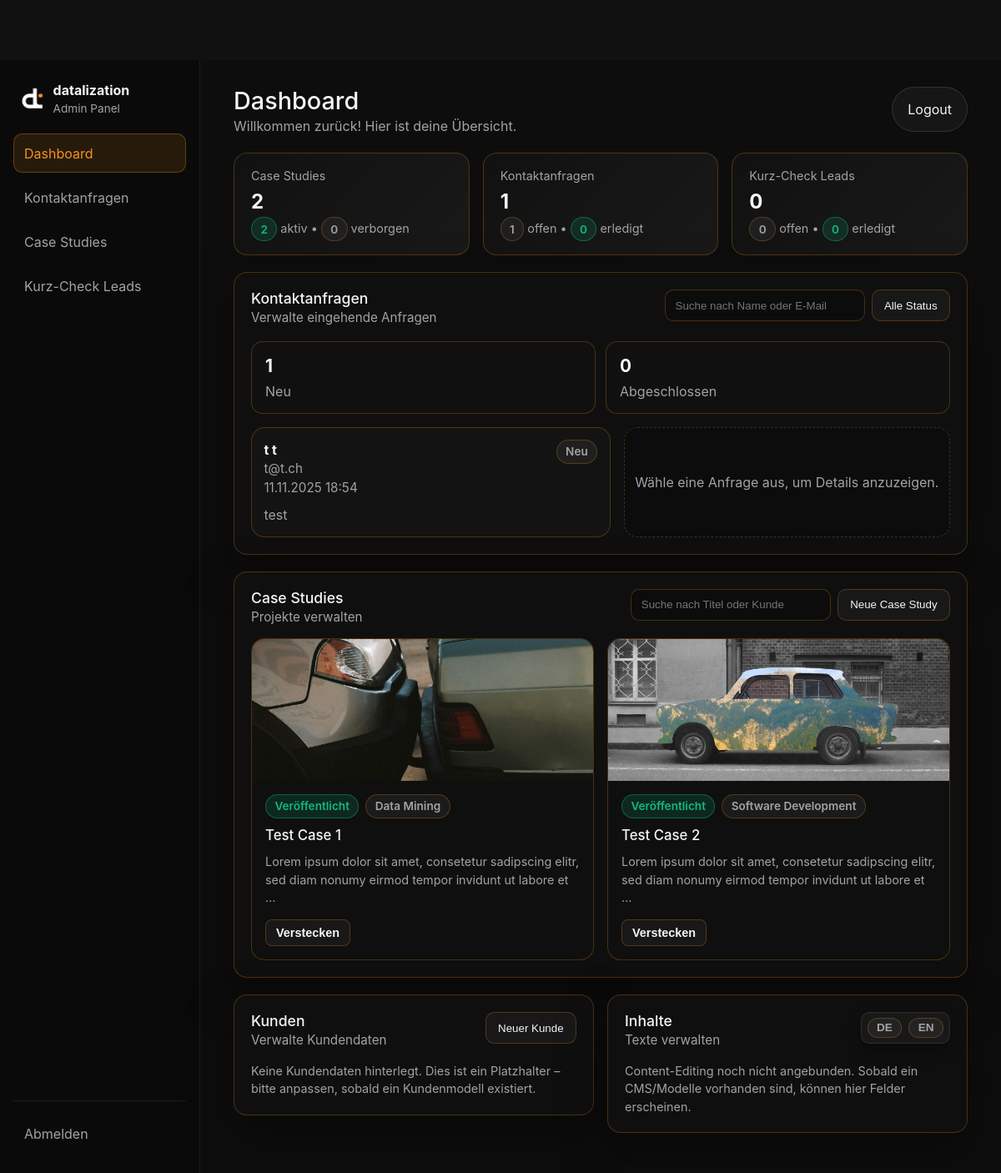
The app's page /de/custom-admin/ (signed in), older data.
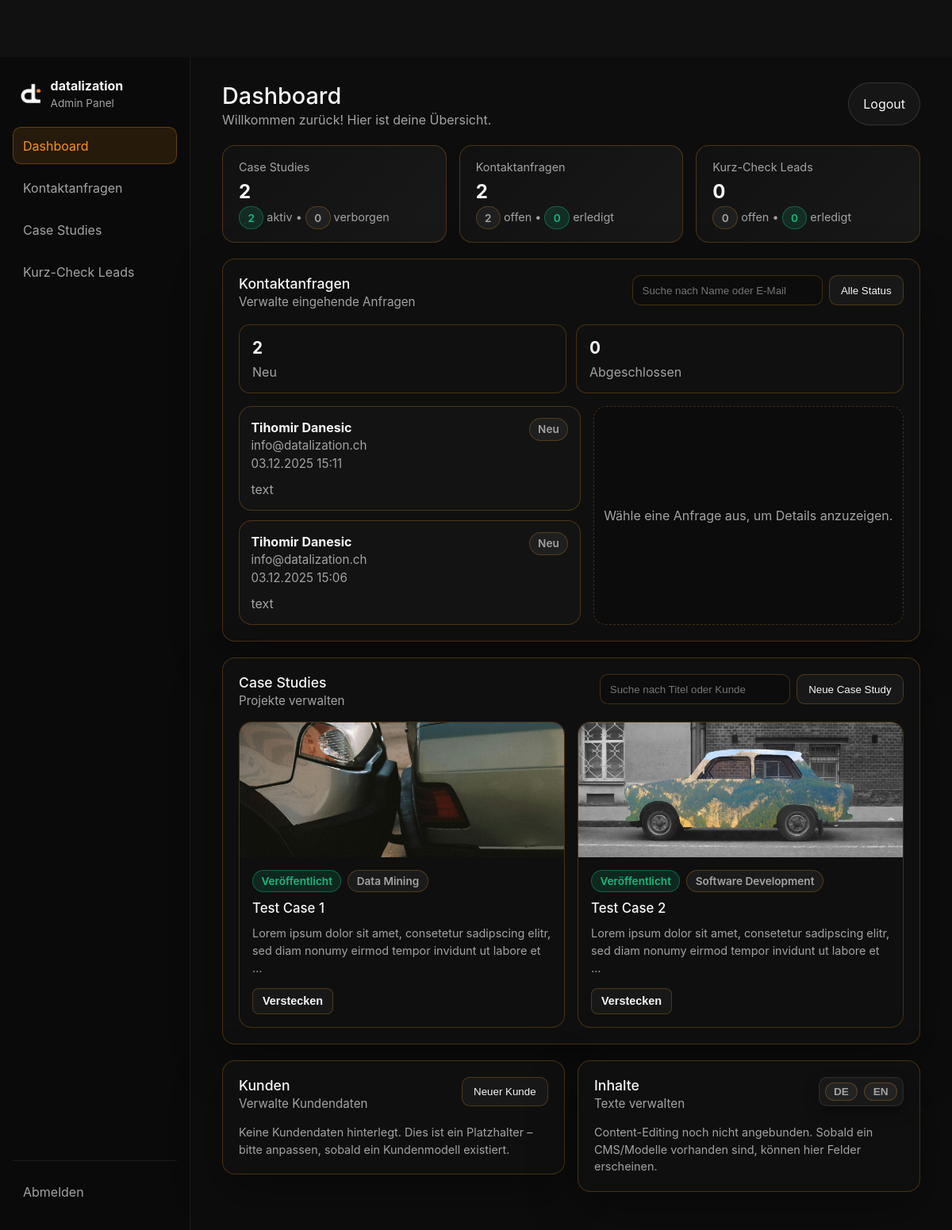
The same page, newer data.
### web/models.py (models this page shows, shortened)
class ContactMessage(models.Model):
    created = models.DateTimeField(auto_now_add=True)
    first_name = models.CharField(_("First name"), max_length=80)
    last_name = models.CharField(_("Last name"), max_length=80)
    company = models.CharField(_("Company"), max_length=150, blank=True, null=True)
    email = models.EmailField(_("Email"))
    phone = models.CharField(_("Phone"), max_length=50, blank=True, null=True)
    message = models.TextField(_("Message"))
    language = models.CharField(_("Language"), max_length=5, default="de")
    handled = models.BooleanField(_("Processed"), default=False)
    class Meta:
        ordering = ["-created"]
        verbose_name = _("Contact message")
        verbose_name_plural = _("Contact messages")

class CaseStudy(models.Model):
    title       = models.CharField(max_length=160)
    category    = models.CharField(max_length=80, blank=True)
    slug        = models.SlugField(unique=True, blank=True)
    summary     = models.TextField(blank=True)
    client_brief   = models.TextField(_("Client"), blank=True,
        help_text=_("Kurzbeschreibung des Kunden (keine Namen)."))
    problem_brief  = models.TextField(_("Problem"), blank=True,
        help_text=_("Welches Problem/Engpass bestand?"))
    result_points  = models.TextField(_("Result (Bullet points)"), blank=True,
        help_text=_("Eine Aufzählung, je Zeile ein Punkt."))
    preview_animation = models.FileField(upload_to="cases/previews/", blank=True, null=True)
    image       = models.ImageField(upload_to="cases/", blank=True, null=True)
    date        = models.DateField()
    published   = models.BooleanField(
        _("Aktiv"),
        default=True,
        help_text=_("Steuert, ob diese Case Study auf der Website angezeigt wird."),
    )
    kpis        = models.JSONField(blank=True, null=True)
    tech_stack  = models.CharField(max_length=255, blank=True)
    @property
    def safe_image_url(self):
        if not self.image or not getattr(self.image, "name", ""):
            return ""
        try:
            if not self.image.storage.exists(self.image.name):
                return ""
            return self.image.url
        except Exception:
            return ""
    class Meta:
        ordering = ["-date"]

### web/views.py (the view, shortened to what this page needs)
# urls.py: path("custom-admin/", views.custom_admin, name="custom_admin"),
def custom_admin(request):
    admin_password = getattr(settings, "ADMIN_PASSWORD", None)
    if request.GET.get("logout"):
        request.session.pop("custom_admin", None)
        return redirect("web:custom_admin")
    if not _admin_authorized(request):
        return render(request, "custom_admin_login.html")
    cases_qs = CaseStudy.objects.all().order_by("-date")
    contacts_qs = ContactMessage.objects.all().order_by("-created")
    starts_qs = StartRequest.objects.all().order_by("-created")
    contacts_open = contacts_qs.filter(handled=False).count()
    contacts_done = contacts_qs.filter(handled=True).count()
    starts_open = starts_qs.filter(handled=False).count()
    starts_done = starts_qs.filter(handled=True).count()
    cases_published = cases_qs.filter(published=True).count()
    cases_hidden = cases_qs.filter(published=False).count()
    cases = cases_qs
    contacts = contacts_qs[:50]
    starts = starts_qs[:50]
    return render(request, "custom_admin.html", {
        "cases": cases,
        "contacts": contacts,
        "starts": starts,
        "contacts_open": contacts_open,
        "contacts_done": contacts_done,
        "starts_open": starts_open,
        "starts_done": starts_done,
        "cases_published": cases_published,
        "cases_hidden": cases_hidden,
    })

### web/views.py (called while the page is built)
def _admin_authorized(request):
    return request.session.get("custom_admin") is True

### web/templates/custom_admin.html (shortened to what this page needs)
{% extends "admin_base.html" %}
{% load i18n %}
{% load static %}
{% block content %}
<div class="admin-app">
  <aside class="admin-sidebar">
    <div class="admin-brand">
      <img src="{% static 'img/favicon.svg' %}" alt="datalization" width="30" height="30">
      <div>
        <div class="brand-name">datalization</div>
        <div class="brand-sub">Admin Panel</div>
      </div>
    </div>
    <nav class="admin-nav">
      <a class="nav-item active" href="#dashboard">{% trans "Dashboard" %}</a>
      <a class="nav-item" href="#contacts">{% trans "Kontaktanfragen" %}</a>
      <a class="nav-item" href="#cases">{% trans "Case Studies" %}</a>
      <a class="nav-item" href="#leads">{% trans "Kurz-Check Leads" %}</a>
    </nav>
    <div class="admin-footer-nav">
      <a class="nav-item" href="{% url 'web:custom_admin' %}?logout=1">{% trans "Abmelden" %}</a>
    </div>
  </aside>
  <div class="admin-main">
    <header class="admin-topbar" id="dashboard">
      <div>
        <h1 class="admin-title">{% trans "Dashboard" %}</h1>
        <p class="admin-subtitle">{% trans "Willkommen zurück! Hier ist deine Übersicht." %}</p>
      </div>
      <a class="btn-secondary" href="{% url 'web:custom_admin' %}?logout=1">{% trans "Logout" %}</a>
    </header>
    <div class="admin-stats">
      <div class="admin-stat">
        <p class="label">{% trans "Case Studies" %}</p>
        <p class="value">{{ cases|length }}</p>
        <p class="meta"><span class="pill pill-success tiny">{{ cases_published }}</span> {% trans "aktiv" %} • <span class="pill pill-muted tiny">{{ cases_hidden }}</span> {% trans "verborgen" %}</p>
      </div>
      <div class="admin-stat">
        <p class="label">{% trans "Kontaktanfragen" %}</p>
        <p class="value">{{ contacts|length }}</p>
        <p class="meta"><span class="pill pill-muted tiny">{{ contacts_open }}</span> {% trans "offen" %} • <span class="pill pill-success tiny">{{ contacts_done }}</span> {% trans "erledigt" %}</p>
      </div>
      <div class="admin-stat">
        <p class="label">{% trans "Kurz-Check Leads" %}</p>
        <p class="value">{{ starts|length }}</p>
        <p class="meta"><span class="pill pill-muted tiny">{{ starts_open }}</span> {% trans "offen" %} • <span class="pill pill-success tiny">{{ starts_done }}</span> {% trans "erledigt" %}</p>
      </div>
    </div>
    <section class="admin-section" id="contacts">
      <div class="admin-section-head row">
        <div>
          <h2>{% trans "Kontaktanfragen" %}</h2>
          <p class="hint">{% trans "Verwalte eingehende Anfragen" %}</p>
        </div>
        <div class="admin-search">
          <input type="search" placeholder="{% trans 'Suche nach Name oder E-Mail' %}">
          <button class="filter-btn">{% trans "Alle Status" %}</button>
        </div>
      </div>
      <div class="admin-summary-cards">
        <div class="summary-card"><div class="summary-value">{{ contacts_open }}</div><div class="summary-label">{% trans "Neu" %}</div></div>
        <div class="summary-card"><div class="summary-value">{{ contacts_done }}</div><div class="summary-label">{% trans "Abgeschlossen" %}</div></div>
      </div>
      <div class="two-col">
        <div class="list-stack">
          {% for msg in contacts %}
          <div class="list-card">
            <div class="list-card-head">
              <div>
                <div class="list-title">{{ msg.first_name }} {{ msg.last_name }}</div>
                <div class="list-sub">{{ msg.email }}</div>
                <div class="list-sub">{{ msg.created|date:"d.m.Y H:i" }}</div>
              </div>
              <span class="pill {% if msg.handled %}pill-success{% else %}pill-muted{% endif %}">{{ msg.handled|yesno:_("Erledigt,Neu") }}</span>
            </div>
            <p class="list-text">{{ msg.message|truncatechars:140 }}</p>
          </div>
          {% empty %}
          <p class="muted">{% trans "Keine Einträge." %}</p>
          {% endfor %}
        </div>
        <div class="details-placeholder">
          <p>{% trans "Wähle eine Anfrage aus, um Details anzuzeigen." %}</p>
        </div>
      </div>
    </section>
    <section class="admin-section" id="cases">
      <div class="admin-section-head row">
        <div>
          <h2>{% trans "Case Studies" %}</h2>
          <p class="hint">{% trans "Projekte verwalten" %}</p>
        </div>
        <div class="admin-search">
          <input type="search" placeholder="{% trans 'Suche nach Titel oder Kunde' %}">
          <button class="btn-secondary small">{% trans "Neue Case Study" %}</button>
        </div>
      </div>
      <div class="card-grid">
        {% for case in cases %}
        <div class="case-card-admin">
          {% if case.image %}
            {% if case.safe_image_url %}
              <img src="{{ case.safe_image_url }}" alt="{{ case.title }}">
            {% endif %}
          {% else %}
            <div class="case-card-img-placeholder">d</div>
          {% endif %}
          <div class="case-card-body">
            <div class="case-card-status">
              <span class="pill {% if case.published %}pill-success{% else %}pill-muted{% endif %}">{% if case.published %}{% trans "Veröffentlicht" %}{% else %}{% trans "Entwurf" %}{% endif %}</span>
              <span class="pill pill-muted">{{ case.category|default:"-" }}</span>
            </div>
            <h3>{{ case.title }}</h3>
            <p class="muted">{{ case.summary|default:case.problem_brief|truncatechars:110 }}</p>
            <div class="case-card-actions">
              <form method="post">
                <button type="submit" class="btn-small">{% if case.published %}{% trans "Verstecken" %}{% else %}{% trans "Veröffentlichen" %}{% endif %}</button>
              </form>
            </div>
          </div>
        </div>
        {% empty %}
          <p class="muted">{% trans "Keine Case Studies gefunden." %}</p>
        {% endfor %}
      </div>
    </section>
    <div class="admin-grid-2">
      <section class="admin-section" id="customers">
        <div class="admin-section-head row">
          <div>
            <h2>{% trans "Kunden" %}</h2>
            <p class="hint">{% trans "Verwalte Kundendaten" %}</p>
          </div>
          <button class="btn-secondary small">{% trans "Neuer Kunde" %}</button>
        </div>
        <p class="muted">{% trans "Keine Kundendaten hinterlegt. Dies ist ein Platzhalter – bitte anpassen, sobald ein Kundenmodell existiert." %}</p>
      </section>
      <section class="admin-section" id="content">
        <div class="admin-section-head row">
          <div>
            <h2>{% trans "Inhalte" %}</h2>
            <p class="hint">{% trans "Texte verwalten" %}</p>
          </div>
          <div class="lang-toggle">
            <button class="pill pill-muted">{% trans "DE" %}</button>
            <button class="pill pill-muted">{% trans "EN" %}</button>
          </div>
        </div>
        <p class="muted">{% trans "Content-Editing noch nicht angebunden. Sobald ein CMS/Modelle vorhanden sind, können hier Felder erscheinen." %}</p>
      </section>
    </div>
  </div>
</div>
{% endblock %}

### web/templates/admin_base.html (shortened to what this page needs)
{% load static %}
{% load i18n %}
<!DOCTYPE html>
<html lang="de">
<head>
  <link rel="stylesheet" href="{% static 'css/styles.css' %}">
</head>
<body class="admin-body">
  {% block content %}{% endblock %}
</body>
</html>

Row changes from the older to the newer data that the page shows:
removed ContactMessage: first_name "t", last_name "t", email "t@t.ch", created "11.11.2025 18:54", handled "Neu", message "test"
added ContactMessage: first_name "Tihomir", last_name "Danesic", email "info@datalization.ch", created "03.12.2025 15:11", handled "Neu", message "text"
added ContactMessage: first_name "Tihomir", last_name "Danesic", email "info@datalization.ch", created "03.12.2025 15:06", handled "Neu", message "text"
Text that changed along with them:
{{ contacts|length }}: "1" → "2"
{{ contacts_open }}: "1" → "2"
